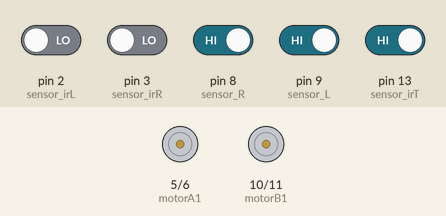
The sketch below on a simulated Arduino Uno, built with avr-gcc and run on an emulated ATmega328P. Parts: motor-driver pin pairs drawn as motors (green arrow = first pin HIGH = forward, orange = second pin HIGH = backward, longer = more drive). Inputs (shaded band) come from the test bench; at power-on: pin 8 (sensor_R), pin 9 (sensor_L), pin 13 (sensor_irT) HIGH, pin 2 (sensor_irL), pin 3 (sensor_irR) LOW.

Above: at 2.2 s.
2.3 s: pin 2 (sensor_irL) driven HIGH
At 2.8 s:
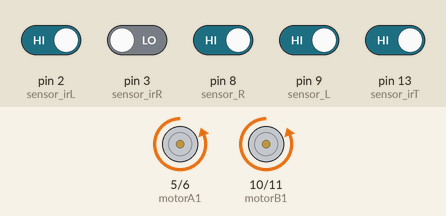
5.3 s: pin 3 (sensor_irR) driven HIGH
At 6.0 s:
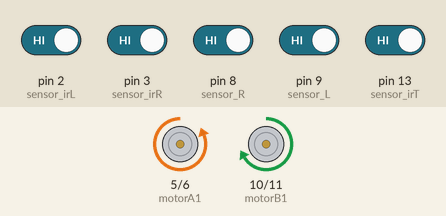
8.3 s: pin 3 (sensor_irR) driven LOW
11.3 s: pin 8 (sensor_R) driven LOW
At 12.93 s:
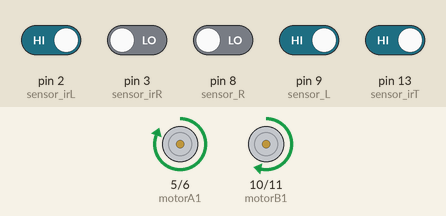
14.3 s: pin 9 (sensor_L) driven LOW
At 15.96 s:
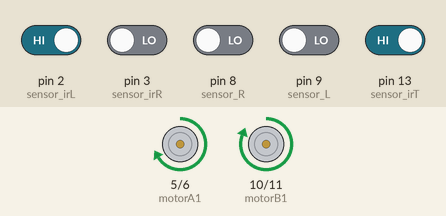
17.3 s: pin 2 (sensor_irL) driven LOW
Timing chart, 0 to 21.3 s (numbered marks = the images above; inputs shaded):
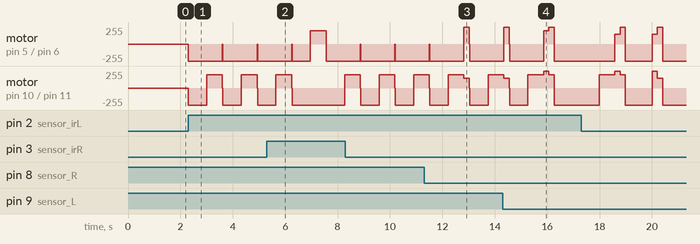

Measured:
- after the input at 2.3 s, motor on pin 5 (motorA1) / pin 6 (motorA2): stopped → backward 255/255 at once; motor on pin 10 (motorB1) / pin 11 (motorB2): alternates backward 255/255 for 0.71 s and forward 200/255 for 0.60 s, starting at once

The sketch:

kz_code.ino
```cpp
// C++ code
//
int motorA1 = 5;
int motorA2 = 6;
int motorB1 = 10;
int motorB2 = 11;
int sensor_L =9;
int sensor_R =8;
int sensor_irT = 13;
int sensor_irL = 2;
int sensor_irR = 3;
void setup()
{
  Serial.begin(9600);
  pinMode(motorA1,OUTPUT);
  pinMode(motorA2,OUTPUT);
  pinMode(motorB1,OUTPUT);
  pinMode(motorA1,OUTPUT);
  pinMode(sensor_L,INPUT);
  pinMode(sensor_R,INPUT);
  pinMode(sensor_irR,INPUT);
  pinMode(sensor_irL,INPUT);
  pinMode(sensor_irT,INPUT);
  delay(1000);
}

void loop()
{
  //Right side base infrared sensor //Sensor infra vermelho da base direito
  int sir = digitalRead(sensor_irR);
  //Left side base infrared sensor //Sensor infra vermelho da base esquerda
  int sil = digitalRead(sensor_irL);
  //Back base infrared sensor //Sensor infra vermelho da base parte traseira
  int sit = digitalRead(sensor_irT);

  //Left side infrared sensor //Sensor infra vermelho esquerdo
  int sl = digitalRead(sensor_L);
  //Right side infrared sensor //Sensor infra vermelho direito
  int sr = digitalRead(sensor_R);
  if(sir)
  {
    analogWrite(motorA1,0);
    analogWrite(motorA2,255);
    analogWrite(motorB1,0);
    analogWrite(motorB2,255);
    delay(700);
    analogWrite(motorA1,200);
    analogWrite(motorA2,0);
    analogWrite(motorB1,0);
    analogWrite(motorB2,255);
    delay(600);
  }
  if(sil)
  {
    analogWrite(motorA1,0);
    analogWrite(motorA2,255);
    analogWrite(motorB1,0);
    analogWrite(motorB2,255);
    delay(700);
    analogWrite(motorA1,0);
    analogWrite(motorA2,255);
    analogWrite(motorB1,200);
    analogWrite(motorB2,0);
    delay(600);
  }
  if (sl == LOW)
  {
    analogWrite(motorA1,150);
    analogWrite(motorA2,0);
    analogWrite(motorB1,255);
    analogWrite(motorB2,0);
    delay(200);
  }
  if (sr == LOW)
  {
    analogWrite(motorA1,255);
    analogWrite(motorA2,0);
    analogWrite(motorB1,150);
    analogWrite(motorB2,0);
    delay(200);
  }
   if(sr == LOW && sl == LOW)
  {
    analogWrite(motorA1,0);
    analogWrite(motorA2,255);
    analogWrite(motorB1,0);
    analogWrite(motorB2,255);
    delay(1000);
  }
  else {
    analogWrite(motorA1,0);
    analogWrite(motorA2,0);
    analogWrite(motorB1,0);
    analogWrite(motorB2,0);
    }

  delay(20); // Delay a little bit to improve simulation performance
}
```
